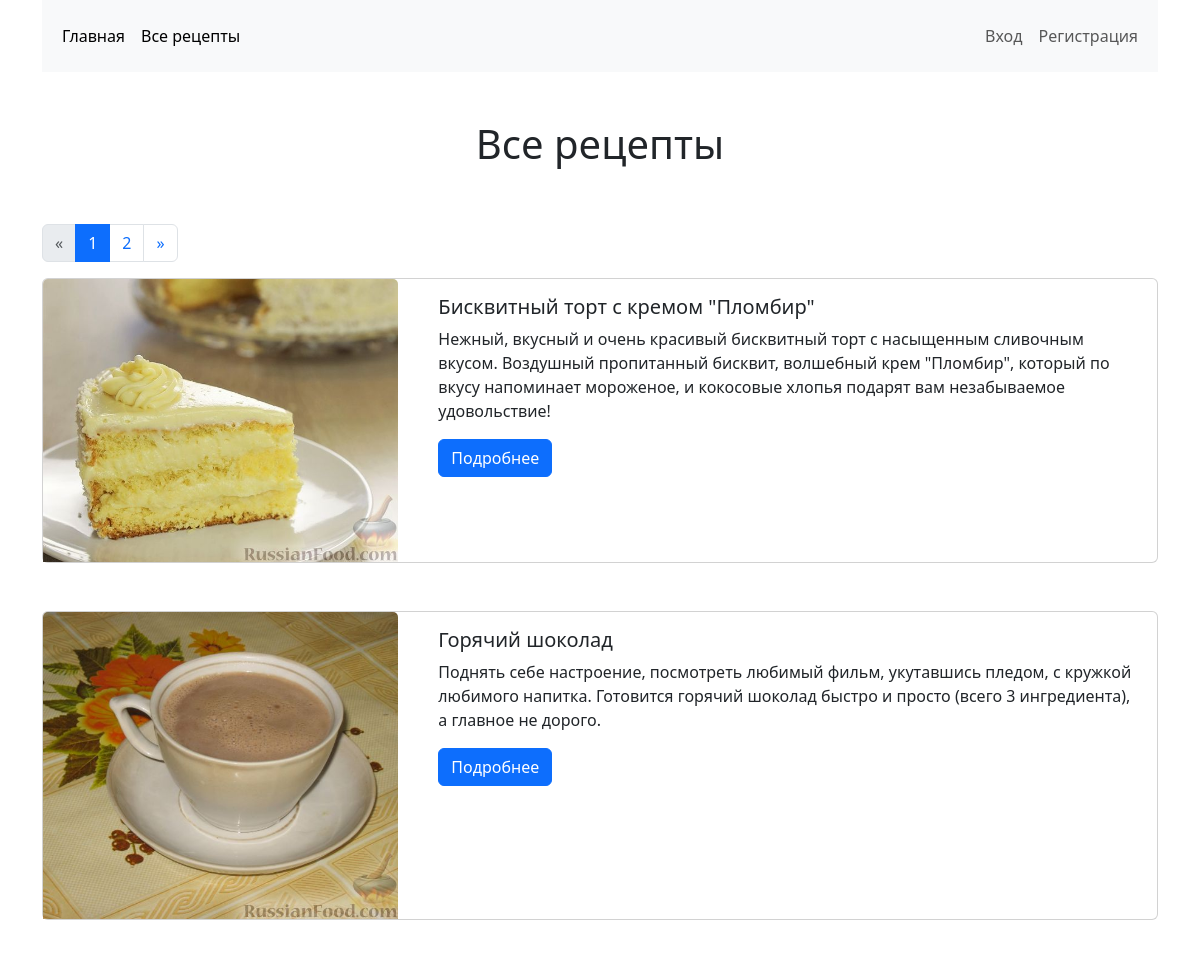
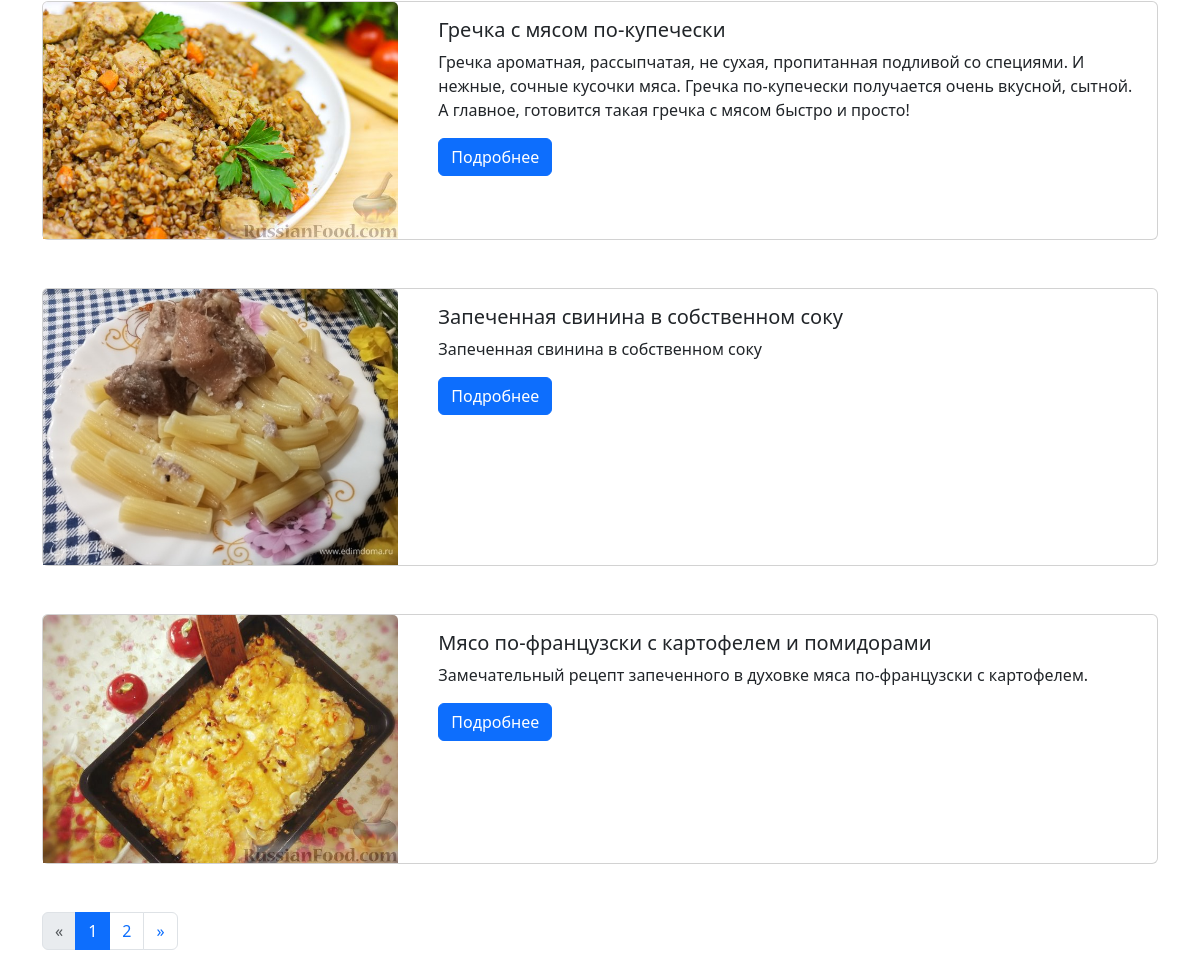
Screenshot of /recipe/list/all/ with the database file from the repository (2 pictures, top to bottom).
### recipes/models.py (models this page shows, shortened)
class Recipe(models.Model):
    name = models.CharField(verbose_name="Название", max_length=100)
    description = models.TextField(verbose_name="Описание")
    ingredients = models.TextField(verbose_name="Ингридиенты")
    steps = models.TextField(verbose_name="Шаги приготовления")
    time = models.PositiveIntegerField(verbose_name="Время приготовления (мин)")
    image = models.ImageField(verbose_name="Изображение", upload_to='recipes_img/')
    author = models.ForeignKey(AUTH_USER_MODEL, related_name="recipes", on_delete=models.CASCADE, editable=False)
    categories = models.ManyToManyField("Category", verbose_name="Категории", related_name="recipes")
    class Meta:
        ordering = ["name"]
        verbose_name = "Рецепт"
        verbose_name_plural = "Рецепты"
    def get_absolute_url(self):
        return reverse_lazy('recipe_detail', kwargs={'recipe_id': self.pk})

### recipes/views.py (the view)
# urls.py: path('list/all/', RecipeListAllView.as_view(), name='recipe_list_all'),
class RecipeListAllView(RecipeListViewBase):
    title = 'Все рецепты'

### recipes/views.py (called while the page is built)
    def get_context_data(self, **kwargs):
        context = super().get_context_data(**kwargs)
        context['title'] = self.title
        return context

### recipes/templates/recipes/recipe_list.html
{% extends "base.html" %}
{% load django_bootstrap5 %}
{% block content %}
{% for recipe in recipe_list %}
<div class="card  mb-5">
    <div class="row">
        <div class="col-4">
            <img src="{{ recipe.image.url }}" class="card-img-top" alt="recipe image">
        </div>
        <div class="col-8">
            <div class="card-body">
                <h5 class="card-title">{{ recipe.name }}</h5>
                <p class="card-text">{{ recipe.description }}</p>
                <a href="{{ recipe.get_absolute_url }}" class="btn btn-primary">Подробнее</a>
            </div>
        </div>
    </div>
</div>
{% empty %}
<p>Рецептов пока нет</p>
{% endfor %}
{% endblock %}

### static/css/style.css (style rules this page uses)
a { text-decoration: none !important ; }

### rows the page displays
Recipe: image (picture), name "Бисквитный торт с кремом \"Пломбир\"", description "Нежный, вкусный и очень красивый бисквитный торт с насыщенным сливочным вкусом. Воздушный пропитанный бисквит, волшебный крем \"Пломбир\", который по вкусу напоминает мороженое, и кокосовые хлопья подарят вам незабываемое удовольствие!"
Recipe: image (picture), name "Горячий шоколад", description "Поднять себе настроение, посмотреть любимый фильм, укутавшись пледом, с кружкой любимого напитка. Готовится горячий шоколад быстро и просто (всего 3 ингредиента), а главное не дорого."
Recipe: image (picture), name "Гречка с мясом по-купечески", description "Гречка ароматная, рассыпчатая, не сухая, пропитанная подливой со специями. И нежные, сочные кусочки мяса. Гречка по-купечески получается очень вкусной, сытной. А главное, готовится такая гречка с мясом быстро и просто!"
Recipe: image (picture), name "Запеченная свинина в собственном соку", description "Запеченная свинина в собственном соку"
Recipe: image (picture), name "Мясо по-французски с картофелем и помидорами", description "Замечательный рецепт запеченного в духовке мяса по-французски с картофелем."

### other values shown
{{ title }} "Все рецепты"
{{ page_number }} "1" "1"
{{ page_number }} "2" "2"
